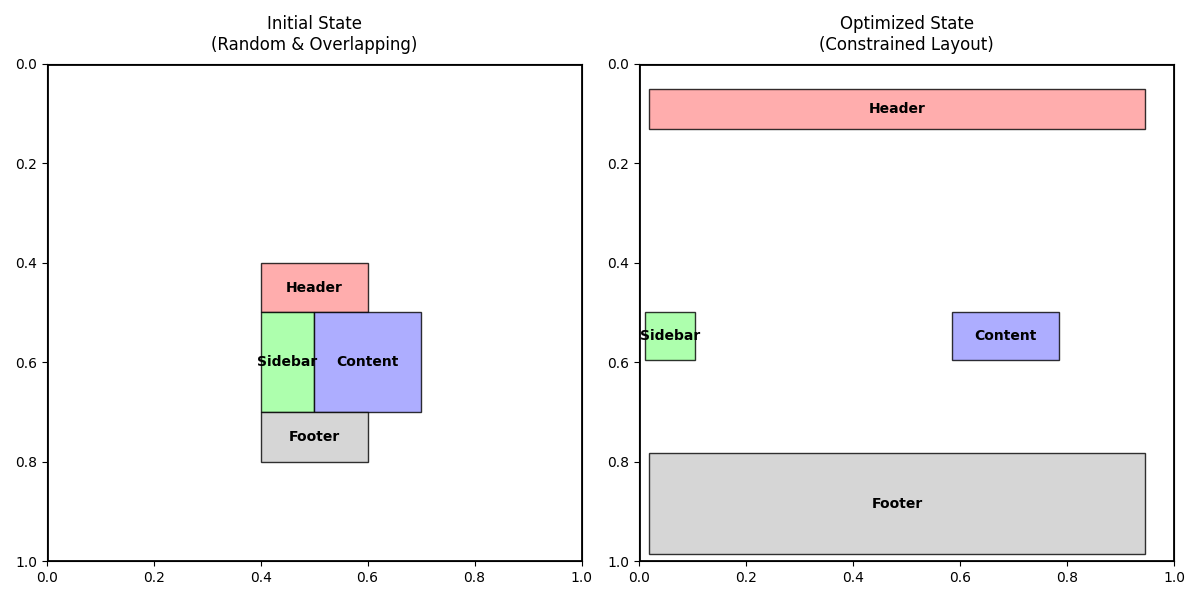

This figure's Python source:
"""
README:
This script is used to test the optimization of the layout of the boxes with constraints.
The boxes are initialized with random positions and fixed sizes.
The optimization is performed by minimizing the loss function.
The loss function is the sum of the following three terms:
1. The alignment loss of the bottom of the boxes.
2. The overlap loss of the boxes.
3. The boundary loss of the boxes.
"""


import torch
import torch.nn as nn
import torch.optim as optim
import matplotlib.pyplot as plt
import matplotlib.patches as patches

# ==========================================
# 1. 核心优化器类 (集成相对与绝对约束逻辑)
# ==========================================
class LayoutOptimizer:
    def __init__(self, initial_boxes, constraints, canvas_size=(1.0, 1.0)):
        # 允许优化 x, y, w, h
        self.boxes = nn.Parameter(initial_boxes.clone())
        self.constraints = constraints
        self.W, self.H = canvas_size
        self.margin = 0.05 # 物体间的最小间隙

    def get_corners(self, idx):
        x, y, w, h = self.boxes[idx]
        return x, y, x+w, y+h, w, h

    def get_center(self, idx):
        x, y, w, h = self.boxes[idx]
        return x + w/2, y + h/2

    def calc_loss(self):
        loss = torch.tensor(0.0)
        
        # --- A. 相对位置约束 ---
        for c in self.constraints:
            ctype = c['type']
            if 'source' not in c: continue # 跳过绝对约束
            
            i, j = c['source'], c['target']
            xi_min, yi_min, xi_max, yi_max, _, _ = self.get_corners(i)
            xj_min, yj_min, xj_max, yj_max, _, _ = self.get_corners(j)

            if ctype == 'left_of':
                # i 的右边界 > j 的左边界 -> 产生 Loss
                loss += torch.relu((xi_max + self.margin) - xj_min)
            elif ctype == 'right_of':
                loss += torch.relu((xj_max + self.margin) - xi_min)
            elif ctype == 'above':
                loss += torch.relu((yi_max + self.margin) - yj_min)
            elif ctype == 'below':
                loss += torch.relu((yj_max + self.margin) - yi_min)

        # --- B. 绝对位置约束 ---
        anchors = {
            'top': (0.5, 0.1), 'bottom': (0.5, 0.9),
            'left': (0.1, 0.5), 'right': (0.9, 0.5)
        }
        
        for c in self.constraints:
            ctype = c['type']
            if 'source' in c: continue # 跳过相对约束
            
            i = c['target']
            x, y, x_max, y_max, w, h = self.get_corners(i)
            cx, cy = self.get_center(i)

            # 锚点吸附
            if ctype in anchors:
                tx, ty = anchors[ctype]
                # 这里的逻辑稍微简化：如果是 top，只约束 y；如果是 left，只约束 x
                if ctype == 'top': loss += (y)**2 # y 趋近 0
                if ctype == 'bottom': loss += (y_max - 1.0)**2 # y_max 趋近 1
                if ctype == 'left': loss += (x)**2
                if ctype == 'right': loss += (x_max - 1.0)**2
            
            # 尺寸强约束
            elif ctype == 'full_width':
                loss += (x)**2 + (w - 1.0)**2 # x=0, w=1
            elif ctype == 'full_height':
                loss += (y)**2 + (h - 1.0)**2

        # --- C. 基础物理约束 ---
        # 1. 边界限制 (0-1之间)
        l_bound = (torch.relu(-self.boxes[:,0]) + torch.relu(self.boxes[:,0]+self.boxes[:,2]-1.0) + 
                   torch.relu(-self.boxes[:,1]) + torch.relu(self.boxes[:,1]+self.boxes[:,3]-1.0)).sum()
        
        # 2. 尺寸合理性 (w, h 必须 > 0.05，防止缩成一个点)
        l_size = (torch.relu(0.05 - self.boxes[:,2]) + torch.relu(0.05 - self.boxes[:,3])).sum()

        return loss + 10.0 * l_bound + 10.0 * l_size

    def optimize(self, steps=500, lr=0.01):
        optimizer = optim.Adam([self.boxes], lr=lr)
        history = []
        
        for step in range(steps):
            optimizer.zero_grad()
            loss = self.calc_loss()
            loss.backward()
            optimizer.step()
            # 记录用于后续分析（可选）
            if step % 100 == 0:
                pass # print(f"Step {step}, Loss: {loss.item()}")
        
        return self.boxes.detach()

# ==========================================
# 2. 场景定义：网页布局
# ==========================================

# 定义 4 个 Box
# 0: Header, 1: Sidebar, 2: Content, 3: Footer
labels = ["Header", "Sidebar", "Content", "Footer"]
colors = ['#FF9999', '#99FF99', '#9999FF', '#CCCCCC'] # 红绿蓝灰

# 初始状态：全部挤在中间，尺寸很小，完全不符合要求
init_boxes = torch.tensor([
    [0.4, 0.4, 0.2, 0.1], # 0
    [0.4, 0.5, 0.1, 0.2], # 1
    [0.5, 0.5, 0.2, 0.2], # 2
    [0.4, 0.7, 0.2, 0.1], # 3
])

# 约束定义（自然语言翻译过来的逻辑）
constraints = [
    # --- Header ---
    {'type': 'full_width', 'target': 0}, # 撑满宽度
    {'type': 'top', 'target': 0},        # 靠顶
    
    # --- Sidebar ---
    {'type': 'left', 'target': 1},       # 靠左
    {'type': 'below', 'source': 1, 'target': 0}, # 在 Header 下面
    
    # --- Content ---
    {'type': 'right_of', 'source': 2, 'target': 1}, # 在 Sidebar 右边
    {'type': 'below', 'source': 2, 'target': 0},    # 在 Header 下面
    {'type': 'above', 'source': 2, 'target': 3},    # 在 Footer 上面
    
    # --- Footer ---
    {'type': 'full_width', 'target': 3}, # 撑满宽度
    {'type': 'bottom', 'target': 3},     # 靠底
    {'type': 'below', 'source': 3, 'target': 1},    # 在 Sidebar 下面 (防止Sidebar穿过Footer)
]

# ==========================================
# 3. 运行与可视化
# ==========================================

opt = LayoutOptimizer(init_boxes, constraints)
final_boxes = opt.optimize(steps=1000, lr=0.01)

def draw_layout(ax, boxes, title):
    ax.set_title(title, fontsize=12, pad=10)
    ax.set_xlim(0, 1)
    ax.set_ylim(0, 1)
    ax.invert_yaxis() # 坐标原点在左上角
    
    # 画边框
    ax.add_patch(patches.Rectangle((0, 0), 1, 1, fill=False, edgecolor='black', linewidth=2))
    
    boxes_np = boxes.numpy()
    
    for i, box in enumerate(boxes_np):
        x, y, w, h = box
        # 简单防呆，防止画图报错
        w, h = max(0.01, w), max(0.01, h)
        
        # 矩形
        rect = patches.Rectangle((x, y), w, h, linewidth=1, edgecolor='black', facecolor=colors[i], alpha=0.8)
        ax.add_patch(rect)
        
        # 文字
        ax.text(x + w/2, y + h/2, labels[i], 
                ha='center', va='center', fontsize=10, fontweight='bold', color='black')

fig, (ax1, ax2) = plt.subplots(1, 2, figsize=(12, 6))

draw_layout(ax1, init_boxes.detach(), "Initial State\n(Random & Overlapping)")
draw_layout(ax2, final_boxes, "Optimized State\n(Constrained Layout)")

plt.tight_layout()
plt.savefig('test_constracts.png')
# plt.show()
